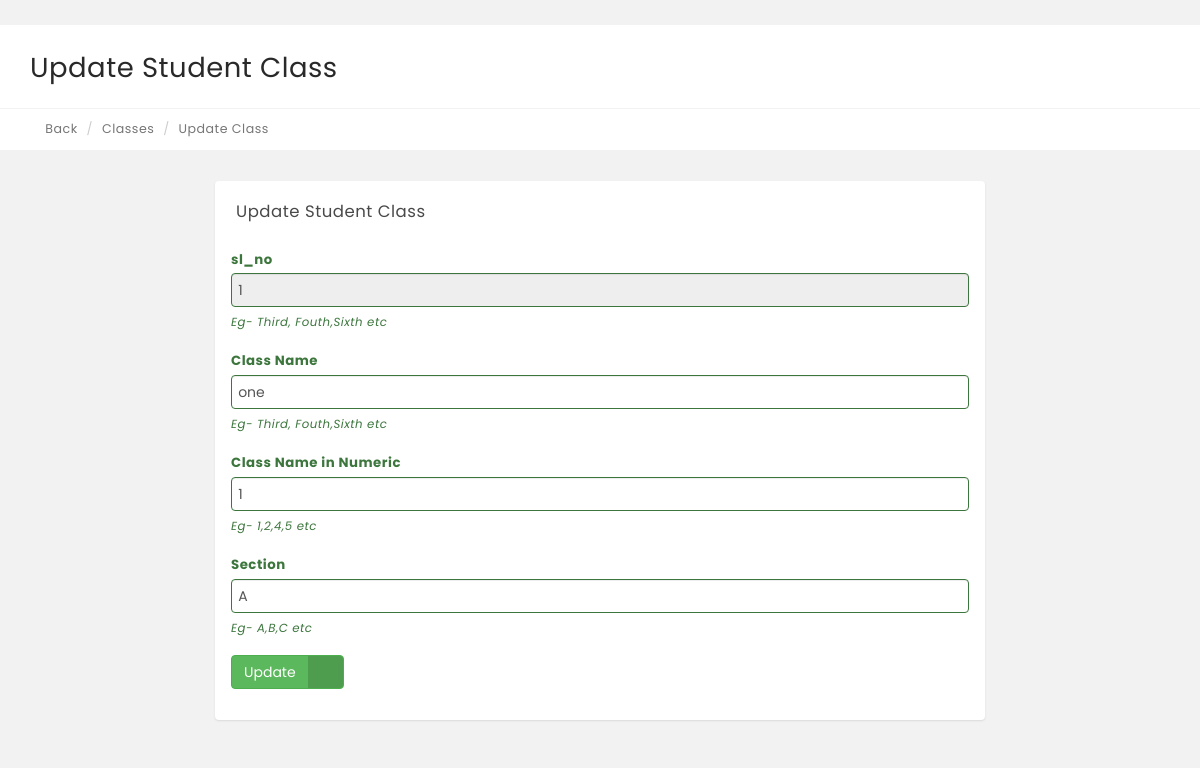
/classupdate.php?sl_no=1, run on the app's committed database.
### tables this page shows
CREATE TABLE `createstudentclass` (
  `sl_no` int(11) NOT NULL,
  `classname` varchar(50) NOT NULL,
  `classno` int(10) NOT NULL,
  `section` varchar(20) NOT NULL
);

### classupdate.php (the view, shortened to what this page needs)
<?php
 $sl_no=$_REQUEST["sl_no"];
  $conn=mysqli_connect("localhost","root","","souravprasad");
      $sql= "select * from createstudentclass where sl_no='$sl_no' ";
      $result=mysqli_query($conn,$sql);
      $row=@mysqli_fetch_array($result);
?>
 <!DOCTYPE html>
<html lang="en">
    <head>
        <link rel="stylesheet" href="css/bootstrap.min.css" media="screen" >
        <link rel="stylesheet" href="css/font-awesome.min.css" media="screen" >
        <link rel="stylesheet" href="css/animate-css/animate.min.css" media="screen" >
        <link rel="stylesheet" href="css/icheck/skins/flat/blue.css" >
        <link rel="stylesheet" href="css/main.css" media="screen" >
    </head>
    <body class="">
        <br>
    <div class="content-wrapper">
                <div class="content-container">
                    <div class="main-page">
                        <div class="container-fluid">
                            <div class="row page-title-div">
                                <div class="col-md-6">
                                    <h2 class="title">Update Student Class</h2>
                                </div>
                            </div>
                            <div class="row breadcrumb-div">
                                <div class="col-md-6">
                                    <ul class="breadcrumb">
            							<li><a href="managestudentclass.php"><i class="fa fa-home"></i>Back</a></li>
            							<li><a href="manage-classes.php">Classes</a></li>
            							<li class="active">Update Class</li>
            						</ul>
                                </div>
                            </div>
                        </div>
            <section class="section">
                            <div class="container-fluid">
                                <div class="row">
                                    <div class="col-md-8 col-md-offset-2">
                                        <div class="panel">
                                            <div class="panel-heading">
                                                <div class="panel-title">
                                                    <h5>Update Student Class</h5>
                                                </div>
                                            </div>
                                           <div class="panel-body">
                                                <form  action="#" method="POST">
                                                         <div class="form-group has-success">
                                                        <label for="success" class="control-label">sl_no</label>
                                                		<div class="">
                                                			<input type="text" name="sl_no" class="form-control" required="required" id="success" value="<?php echo @$_REQUEST['sl_no'];?>" readonly>
                                                            <span class="help-block">Eg- Third, Fouth,Sixth etc</span>
                                                		</div>
                                                	</div>
                                                    <div class="form-group has-success">
                                                        <label for="success" class="control-label">Class Name</label>
                                                		<div class="">
                                                			<input type="text" name="classname" class="form-control" required="required" id="success" value="<?php echo @$row['classname'];?>">
                                                            <span class="help-block">Eg- Third, Fouth,Sixth etc</span>
                                                		</div>
                                                	</div>
                                                       <div class="form-group has-success">
                                                        <label for="success" class="control-label">Class Name in Numeric</label>
                                                        <div class="">
                                                            <input type="number" name="classnamenumeric" required="required" class="form-control" id="success" value="<?php echo @$row['classno'];?>">
                                                            <span class="help-block">Eg- 1,2,4,5 etc</span>
                                                        </div>
                                                    </div>
                                                     <div class="form-group has-success">
                                                        <label for="success" class="control-label">Section</label>
                                                        <div class="">
                                                            <input type="text" name="section" class="form-control" required="required" id="success" value="<?php  echo @$row['section'];?>">
                                                            <span class="help-block">Eg- A,B,C etc</span>
                                                        </div>
                                                    </div>
                                                   <div class="form-group has-success">
                                                        <div class="">
                                                           <button type="submit" name="update" class="btn btn-success btn-labeled" onclick="call()">Update<span class="btn-label btn-label-right"><i class="fa fa-check"></i></span></button>
                                                    </div>
                                                </form>
                                            </div>
                                        </div>
                                    </div>
                                </div>
                             </div>
                     </section>
        </body>
    </html>

### data on the page
createstudentclass: classname "one", classnamenumeric "1", section "A"
